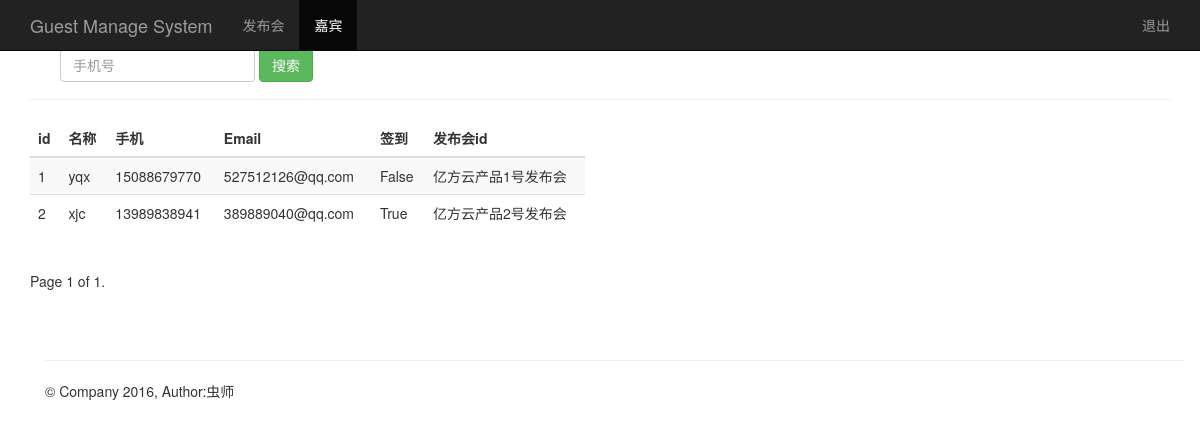
Screenshot of /search_phone/ with the database file from the repository.
### sign/models.py (models this page shows)
class Guest(models.Model):
    event = models.ForeignKey(Event)
    name = models.CharField(max_length=20)
    email = models.EmailField()
    phone = models.IntegerField()
    createtime = models.DateTimeField(auto_now=True)
    type = models.CharField(max_length=20)
    sign = models.BooleanField()

class Event(models.Model):
    name = models.CharField(max_length=100)
    limit = models.IntegerField()
    status = models.BooleanField()
    address = models.CharField(max_length=200)
    starttime = models.DateTimeField()
    createtime = models.DateTimeField(auto_now=True)
    def  __str__(self):
        return self.name

### sign/views.py (the view)
# urls.py: url(r'^search_phone/',search_phone),
def search_phone(request):
    search_phone = request.GET.get("phone", "")
    guest_list = Guest.objects.filter(phone__contains=search_phone)
    username = request.session.get('username', '')
    paginator = Paginator(guest_list, 10)
    page = request.GET.get('page')
    try:
        contacts = paginator.page(page)
    except PageNotAnInteger:
        contacts = paginator.page(1)
    except EmptyPage:
        contacts = paginator.page(paginator.num_pages)
    return render(request, "guest_manage.html", {"user": username, "guests": contacts})

### sign/templates/guest_manage.html (shortened to what this page needs)
{% extends "base.html" %}
{% block content %}
    <nav class="navbar navbar-inverse navbar-fixed-top">
      <div class="container">
        <div class="navbar-header">
          <a class="navbar-brand" href="/guest_manage/">Guest Manage System</a>
        </div>
        <div id="navbar" class="collapse navbar-collapse">
          <ul class="nav navbar-nav">
            <li><a href="/event_manage/">发布会</a></li>
            <li class="active"><a href="#about">嘉宾</a></li>
          </ul>
          <ul class="nav navbar-nav navbar-right">
           <li><a href="#">{{user}}</a></li>
           <li><a href="/logout/">退出</a></li>
         </ul>
        </div>
      </div>
    </nav>
    <div class="container theme-showcase" role="main">
      <div class="page-header">
        <div id="navbar" class="navbar-collapse collapse">
          <form class="navbar-form" method="get" action="/search_phone/">
            <div class="form-group">
              <input name="phone" type="text" placeholder="手机号" class="form-control">
            </div>
            <button type="submit" class="btn btn-success">搜索</button>
          </form>
        </div>
      </div>
      <div class="row">
        <div class="col-md-6">
          <table class="table table-striped">
            <thead>
              <tr>
                <th>id</th>
                <th>名称</th>
                <th>手机</th>
                <th>Email</th>
                <th>签到</th>
                <th>发布会id</th>
              </tr>
            </thead>
            <tbody>
              {% for guest in guests %}
                <tr>
                  <td>{{ guest.id }}</td>
                  <td>{{ guest.name }}</td>
                  <td>{{ guest.phone }}</td>
                  <td>{{ guest.email }}</td>
                  <td>{{ guest.sign }}</td>
                  <td>{{ guest.event }}</td>
                </tr>
             {% endfor %}
            </tbody>
          </table>
        </div>
      </div>
    <div class="pagination">
      <span class="step-links">
          <span class="current">
            Page {{ guests.number }} of {{ guests.paginator.num_pages }}.
          </span>
      </span>
    </div>
{% endblock %}

### rows the page displays
Guest: id "1", name "yqx", phone "15088679770", email "527512126@qq.com", sign "False", event "亿方云产品1号发布会"
Guest: id "2", name "xjc", phone "13989838941", email "389889040@qq.com", sign "True", event "亿方云产品2号发布会"

### other values shown
{{ guests.number }} "1"
{{ guests.paginator.num_pages }} "1"
